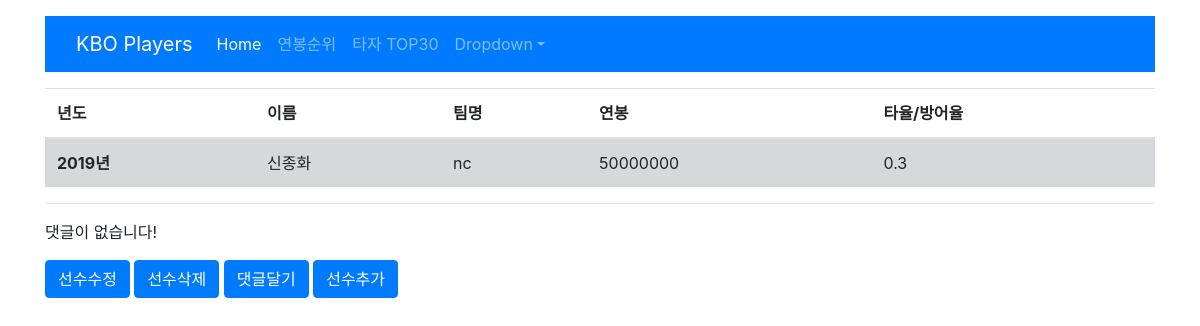
Screenshot of /kboplayer/3 with the database file from the repository.
### kbo_player/models.py (models this page shows, shortened)
class Kboplayer(models.Model):
    name = models.CharField(max_length=100) #선수이름
    team = models.CharField(max_length=10,choices=team_choices,default=None) #소속팀명
    position = models.CharField(max_length=5,choices=position_choices,default=None) #포지션
    year_money = models.CharField(max_length=1000,null=True)
    year = models.CharField(max_length=100,null=True)
    created_date = models.DateTimeField(default=timezone.now)
    update_date = models.DateTimeField(blank=True,null=True)
    attack_or_attacked = models.CharField(max_length=100,null=True)

### kbo_player/views.py (the view)
# urls.py: path('player/<int:pk>',views.kbo_player_detail,name = 'kbo_player_detail'),
def kbo_player_detail(request,pk): #선수상세목록
    player_detail = Kboplayer.objects.get(pk=pk)
    return render(request,'kbo_player/kbo_detail_list.html',{'players_detail':player_detail})

### kbo_player/templates/kbo_player/kbo_detail_list.html
{% extends 'kbo_player/base.html' %}
    {% block content %}
    <table class="table table-hover">
  <thead>
    <tr>
        <th scope="col">년도</th>
      <th scope="col">이름</th>
      <th scope="col">팀명</th>
      <th scope="col">연봉</th>
      <th scope="col">타율/방어율</th>
    </tr>
  </thead>
  <tbody>
    <tr class="table-secondary">
      <th scope="row">{{players_detail.year}}</th>
      <td>{{players_detail.name}}</td>
      <td>{{players_detail.team}}</td>
      <td>{{players_detail.year_money}}</td>
      <td>{{players_detail.attack_or_attacked}}</td>
    </tr>
  </tbody>
</table>
</table>
<hr>
{% for comment in players_detail.comments.all %}
    <div class = "cm-comment">
        <div class = "date">{{comment.created_date}}</div>
        <div><strong>{{comment.author}}</strong></div>
        <div><p>{{comment.text|linebreaks}}
             <a class="btn-sm btn-outline-primary" href="{% url 'comment_remove' pk=comment.pk%}">
                댓글삭제
            </a>
            </p>
        </div>
    </div>
    {% empty %}
        <p> 댓글이 없습니다!</p>
{% endfor %}
<a class="btn btn-primary" href="{% url 'kbo_player_edit' pk=players_detail.pk %}">
     <span class="btn-primary">선수수정</span>
   </a>
<a class="btn btn-primary" href="{% url 'kbo_player_remove' pk=players_detail.pk %}">
     <span class="btn-primary">선수삭제</span>
   </a>
<a class="btn btn-primary" href="{% url 'add_comment_to_player' pk=players_detail.pk%}">댓글달기</a>
    {% endblock %}

### rows the page displays
Kboplayer: year "2019년", name "신종화", team "nc", year_money "50000000", attack_or_attacked "0.3"
